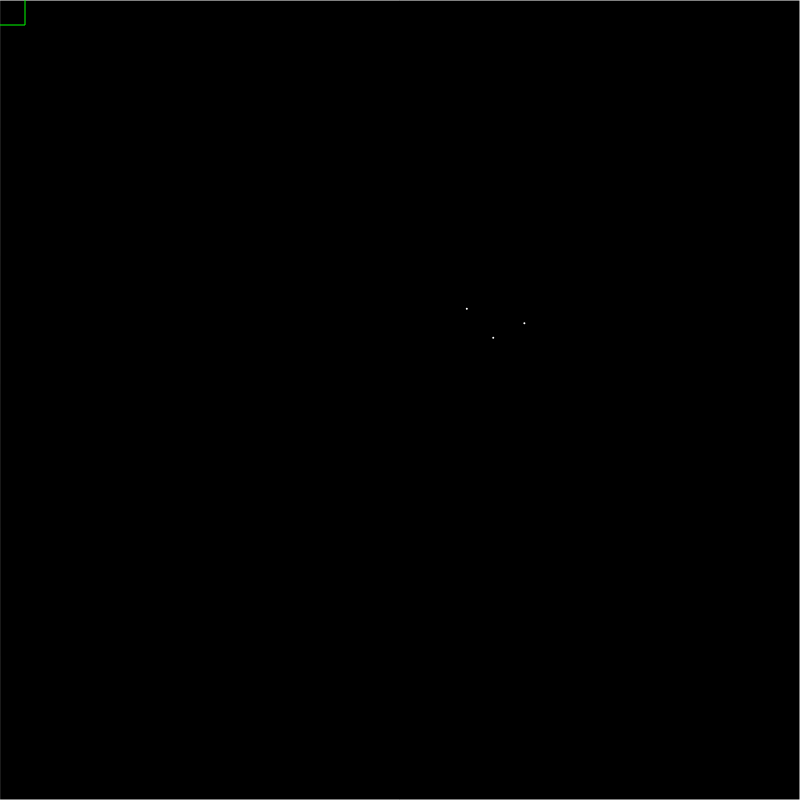
Frame 1 (no input)
Frame 60 (no input): identical to frame 1, image omitted
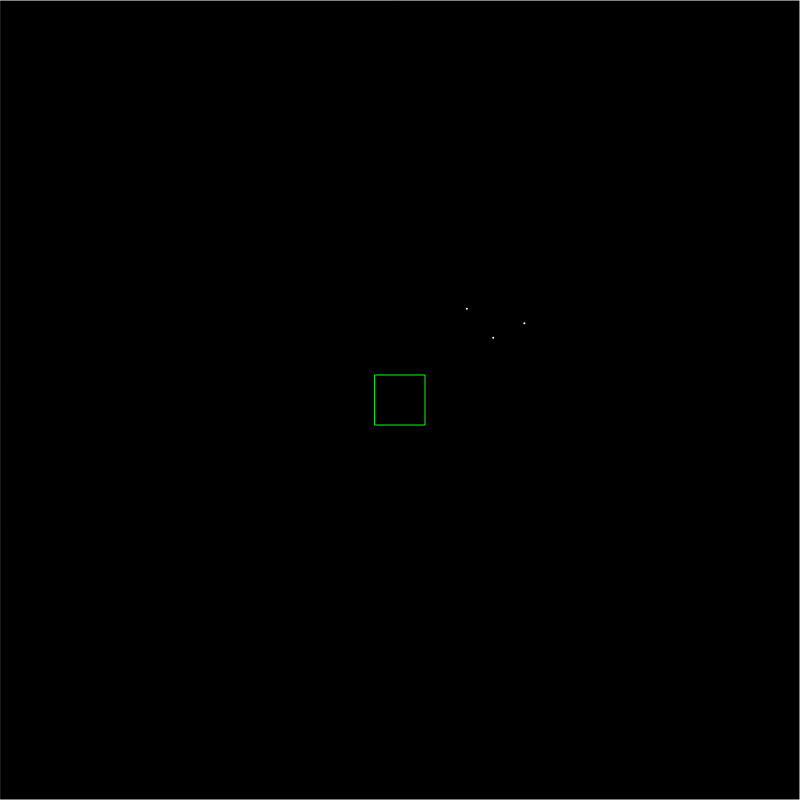
Frame 120 (the mouse pressed at the canvas centre since frame 60)

The p5.js sketch that drew these frames (run headless with seeded random() and noise() and a simulated clock; from frame 60 on, the mouse is pressed at the canvas centre):

// p5.js sketch
// ── sketch.js
let qtree, points = [];

class Point {
  constructor(x, y) {
    this.myx = x;
    this.myy = y;
  }
}

function setup() {

  createCanvas(800, 800);

  // Array of points
  points = Array.from({length: 3}, () => {
    let x = randomGaussian(width / 2, width / 8);
    let y = randomGaussian(height / 2, height / 8);
    return new Point(x, y);
  });

  // Instantiate quadtree and register points
  qtree = new QuadTree();
  qtree.setMapping({x: (p) => p.myx, y: (p) => p.myy})
  qtree.register(...points);

}

function draw() {

  background(0);
  stroke(255);

  // Draw all points
  strokeWeight(2);
  points.forEach(p => point(p.myx, p.myy));

  // Draw quadtree structure
  qtree.draw();

  // Draw look-up range
  stroke(0, 255, 0);
  rectMode(CENTER);
  let range = new Rectangle(mouseX, mouseY, 25, 25);
  rect(range.x, range.y, range.w * 2, range.h * 2);

  // Highlight point in look-up range
  // Using QuadTree.query to minimize search space
  strokeWeight(4);
  qtree.query(range).forEach(p => point(p.myx, p.myy));

}

// ── quadtree.js
class RegPoint {
  constructor(p, obj) {
    this.x = p.x;
    this.y = p.y;
    this.o = obj;
  }
}

class Rectangle {
  constructor(x, y, w, h) {
    this.x = x;
    this.y = y;
    this.w = w;
    this.h = h;
  }

  contains(point) {
    return (
      point.x >= this.x - this.w &&
      point.x <= this.x + this.w &&
      point.y >= this.y - this.h &&
      point.y <= this.y + this.h
    );
  }

  intersects(range) {
    return !(
      range.x - range.w > this.x + this.w ||
      range.x + range.w < this.x - this.w ||
      range.y - range.h > this.y + this.h ||
      range.y + range.h < this.y - this.h
    );
  }

}

class QuadTree {

  constructor(boundary, n, map) {
    this.boundary = boundary || new Rectangle(width/2, height/2, width/2, height/2);
    this.capacity = n || 4;
    this.points = [];
    this.child = [];
    this.map = map || {x: (p) => p.x, y: (p) => p.y};
  }

  getMapping(p) {
    return {x: this.map.x(p), y: this.map.y(p)};
  }

  setMapping(map) {
    this.map = map;
  }

  subdivide() {

    // children order: NW, NE, SW, SE
    let x = this.boundary.x, y = this.boundary.y, w = this.boundary.w, h = this.boundary.h;
    let child_boundaries = [
      new Rectangle(x - w / 2, y - h / 2, w / 2, h / 2),
      new Rectangle(x + w / 2, y - h / 2, w / 2, h / 2),
      new Rectangle(x - w / 2, y + h / 2, w / 2, h / 2),
      new Rectangle(x + w / 2, y + h / 2, w / 2, h / 2)
    ];

    this.child = child_boundaries.map(boundary => new QuadTree(boundary, this.capacity));

  }

  register(p) {


    // Register multiple points
    if (arguments.length > 1) {
      return Array.from(arguments).forEach(p => this.register(p));
    }

    // If passing in an object, convert to point with reference to original obect
    p = p instanceof RegPoint ? p : new RegPoint(this.getMapping(p), p);

    // Point outside boundary
    if (!this.boundary.contains(p)) {
      return false;
    }

    // Add point to quadtree
    if (this.points.length < this.capacity) {
      this.points.push(p);
    }

    // At maximum capacity; divide quadtree and pass point to child
    else {
      if (!this.child.length) this.subdivide();
      this.child.find(quadtree => quadtree.register(p));
    }

    return true;

  }

  update() {

    // Reset datastructure
    this.points = [];
    this.child = [];

    this.register(...arguments);

  }

  query(range, found) {

    found = found || [];

    // Return if boundary is outside of quadtree range
    if (!this.boundary.intersects(range)) return [];

    // Find quadtree points inside range
    this.points.forEach(point => {
      if (range.contains(point)) found.push(point.o);
    });

    // Find child quadtree points inside range
    if (this.child) this.child.forEach(quadtree => quadtree.query(range, found));

    return found;

  }

  draw() {

    // Draw bounding box
    stroke(255);
    noFill();
    strokeWeight(1);
    rectMode(CENTER);
    rect(this.boundary.x, this.boundary.y, this.boundary.w * 2, this.boundary.h * 2);

    // Draw children
    if (this.child.length) this.child.forEach(quadtree => quadtree.draw());

  }

}
